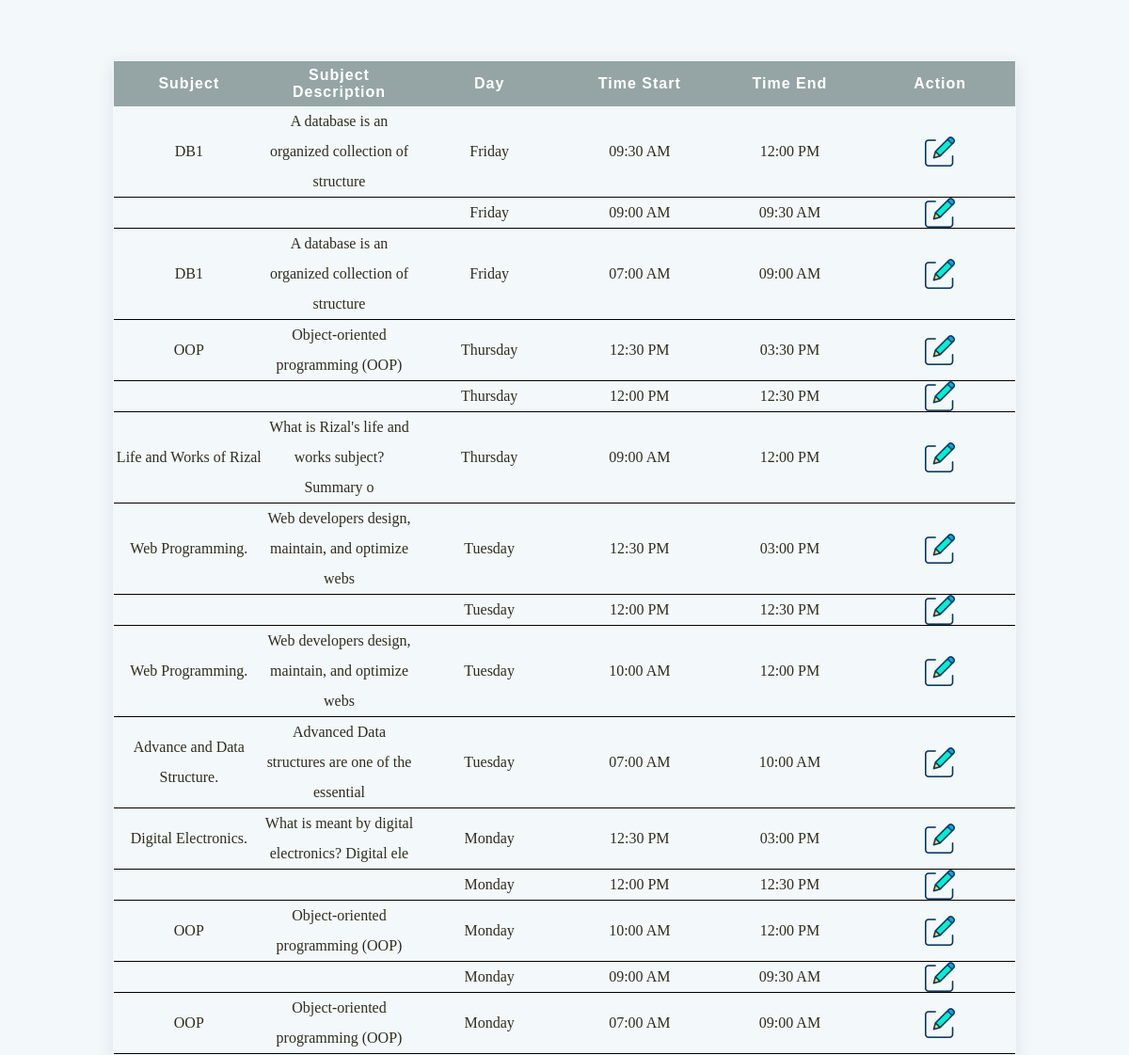
The app's page /Head_admin/Schedule/schedule_view.php?id=23&&schedule_name=BSIT-Firstyear (signed in) with its own data.
### tables this page shows
CREATE TABLE `tbl_schedule_day` (
  `schedule_day_id` int(11) NOT NULL,
  `schedule_id` int(10) NOT NULL,
  `subject` varchar(20) NOT NULL,
  `day` varchar(20) NOT NULL,
  `time_in` time(6) NOT NULL,
  `time_out` time(6) NOT NULL
);

### Connection/connection.php (called while the page is built, shortened)
<?php
class DatabaseConnection {
    private $host = "localhost";
    private $dbname = "enrollment_system";
    private $username = "root";
    private $password = "";
    public function __construct() {
        try {
            $this->conn = new PDO("mysql:host={$this->host};dbname={$this->dbname}",$this->username, $this->password);
        } catch (PDOException $erro) {
                echo "Connection failed: " . $erro->getMessage();
        }
    }
}
?>

### Head_admin/Schedule/schedule-backend.php (called while the page is built, shortened)
<?php
include "../../Connection/connection.php";
class Schedule extends DatabaseConnection{
    public function View_Schedule($id){
        $show_sched= " SELECT * FROM (SELECT * FROM tbl_schedule where schedule_id = :id) tbl_schedule JOIN
        (SELECT schedule_id,
                schedule_day_id,
                day,
                time_in,
                time_out,
                @sid:= subject as subject,
                (SELECT `subject_name` from tbl_subject where subject_id = @sid) as subject_name,
                (SELECT `subject_code` from tbl_subject where subject_id = @sid) as subject_code,
                (SELECT `subject_description` from tbl_subject where subject_id = @sid) as subject_description,
                (SELECT `subject_unit` from tbl_subject where subject_id = @sid) as subject_unit
         from tbl_schedule_day WHERE schedule_id = :id ) tbl_schedule_day on tbl_schedule.schedule_id = tbl_schedule_day.schedule_id";
        $stmt = $this->conn->prepare($show_sched);
        $stmt->bindParam(':id',$id);
        $stmt->execute();
        $data = $stmt->fetchAll(PDO::FETCH_ASSOC);
        return $data;
        $this->conn = null;
    }
}
?>

### Head_admin/Schedule/schedule_view.php (the view, shortened to what this page needs)
<?php
include "schedule-backend.php";
if(isset($_GET['id'])){
    $id = $_GET['id'];
    $select_schedule = new Schedule();
    $result_schedule  = $select_schedule->View_Schedule($id);
}
?>
<link rel="stylesheet" href="schedule_view.css">
<!DOCTYPE html>
<html lang="en">
<head>
</head>
<body>
    <div class="table-container">
    <table>
        <thead>
            <tr>
                <th>Subject </th>
                <th>Subject Description</th>
                <th>Day</th>
                <th>Time Start</th>
                <th>Time End</th>
                <th>Action</th>
            </tr>
        </thead>
        <?php foreach($result_schedule as $subject){ ?>
        <tbody>
            <tr>
                <td><?php echo $subject['subject_name'] ?></td>
                <td><?php echo $subject['subject_description'] ?></td>
                <td><?php echo $subject['day'] ?></td>
                <td><?php echo date('h:i A',strtotime($subject['time_in'])) ?></td>
                <td><?php echo date('h:i A',strtotime($subject['time_out'])) ?></td>
                <td><a href="javascript: open_course('<?php echo $subject['schedule_day_id'] ?>','<?php echo $subject['subject_code'] ?>','<?php echo date('H:i',strtotime($subject['time_in'])) ?>','<?php echo date('H:i',strtotime($subject['time_out'])) ?>');"><img class="edit" src="../../Icons/edit.png" alt="" srcset=""></a></td>
            </tr>
        </tbody>
        <?php } ?>
        </div>
</body>
</html>

### Head_admin/Schedule/schedule_view.css (style rules this page uses)
* { padding: 0; margin: 0; box-sizing: border-box; }
html,body { position: relative; height: 100%; width: 100%; background-color: #F3F8FA; display: flex; flex-direction: column; align-items: center; gap: 2em; }
.table-container { height: auto; width: 80%; background-color: #F3F8FA; box-shadow: 0 5px 16px 0 rgba(68, 88, 144, 0.14); border: solid 1px #F3F8FA ; }
table { position: relative; width: 100%; border-collapse: collapse; }
table thead tr { background-color: #95A5A6; font-size: 1em; font-family: Arial, Helvetica, sans-serif; letter-spacing: 1px; color: white; font-weight: 600; height: 3em; }
table thead th { width: 100px; }
table tbody tr { line-height: 2em; text-align: center; color: #2e2e1f; cursor: pointer; border-bottom: solid .5px black; }
tbody tr td { font-family: Cambria, Cochin, Georgia, Times, 'Times New Roman', serif; line-height: 2em; }
.edit { height: 2em; }

### records on screen
tbl_schedule_day: subject_name "DB1", subject_description "A database is an organized collection of structure", day "Friday", time_in "09:30 AM", time_out "12:00 PM"
tbl_schedule_day: day "Friday", time_in "09:00 AM", time_out "09:30 AM"
tbl_schedule_day: subject_name "DB1", subject_description "A database is an organized collection of structure", day "Friday", time_in "07:00 AM", time_out "09:00 AM"
tbl_schedule_day: subject_name "OOP", subject_description "Object-oriented programming (OOP)", day "Thursday", time_in "12:30 PM", time_out "03:30 PM"
tbl_schedule_day: day "Thursday", time_in "12:00 PM", time_out "12:30 PM"
tbl_schedule_day: subject_name "Life and Works of Rizal", subject_description "What is Rizal's life and works subject? Summary o", day "Thursday", time_in "09:00 AM", time_out "12:00 PM"
tbl_schedule_day: subject_name "Web Programming.", subject_description "Web developers design, maintain, and optimize webs", day "Tuesday", time_in "12:30 PM", time_out "03:00 PM"
tbl_schedule_day: day "Tuesday", time_in "12:00 PM", time_out "12:30 PM"
tbl_schedule_day: subject_name "Web Programming.", subject_description "Web developers design, maintain, and optimize webs", day "Tuesday", time_in "10:00 AM", time_out "12:00 PM"
tbl_schedule_day: subject_name "Advance and Data Structure.", subject_description "Advanced Data structures are one of the essential", day "Tuesday", time_in "07:00 AM", time_out "10:00 AM"
tbl_schedule_day: subject_name "Digital Electronics.", subject_description "What is meant by digital electronics? Digital ele", day "Monday", time_in "12:30 PM", time_out "03:00 PM"
tbl_schedule_day: day "Monday", time_in "12:00 PM", time_out "12:30 PM"
tbl_schedule_day: subject_name "OOP", subject_description "Object-oriented programming (OOP)", day "Monday", time_in "10:00 AM", time_out "12:00 PM"
tbl_schedule_day: day "Monday", time_in "09:00 AM", time_out "09:30 AM"
tbl_schedule_day: subject_name "OOP", subject_description "Object-oriented programming (OOP)", day "Monday", time_in "07:00 AM", time_out "09:00 AM"
